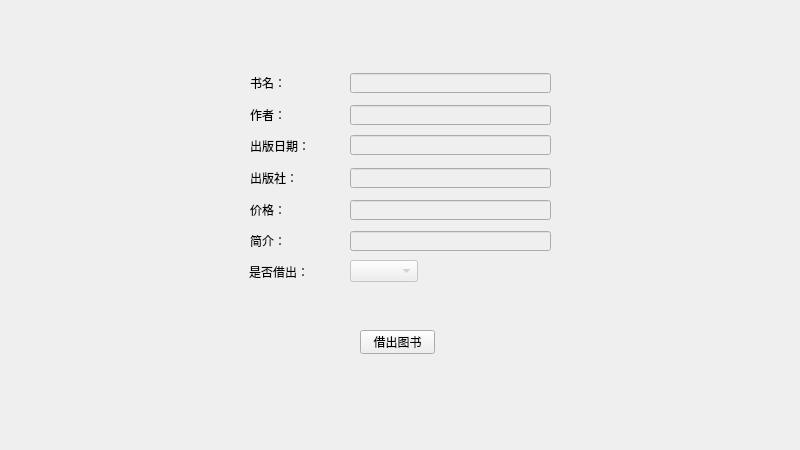
<?xml version="1.0" encoding="UTF-8"?>
<ui version="4.0">
 <class>Widget</class>
 <widget class="QWidget" name="Widget">
  <property name="geometry">
   <rect>
    <x>0</x>
    <y>0</y>
    <width>800</width>
    <height>450</height>
   </rect>
  </property>
  <property name="minimumSize">
   <size>
    <width>800</width>
    <height>450</height>
   </size>
  </property>
  <property name="maximumSize">
   <size>
    <width>800</width>
    <height>450</height>
   </size>
  </property>
  <property name="windowTitle">
   <string>Widget</string>
  </property>
  <widget class="QPushButton" name="pushButton_add">
   <property name="geometry">
    <rect>
     <x>360</x>
     <y>330</y>
     <width>75</width>
     <height>24</height>
    </rect>
   </property>
   <property name="text">
    <string>借出图书</string>
   </property>
  </widget>
  <widget class="QLineEdit" name="lineEdit_publish">
   <property name="enabled">
    <bool>false</bool>
   </property>
   <property name="geometry">
    <rect>
     <x>350</x>
     <y>168</y>
     <width>201</width>
     <height>20</height>
    </rect>
   </property>
   <property name="placeholderText">
    <string/>
   </property>
  </widget>
  <widget class="QLabel" name="label_10">
   <property name="geometry">
    <rect>
     <x>250</x>
     <y>231</y>
     <width>71</width>
     <height>20</height>
    </rect>
   </property>
   <property name="text">
    <string>简介：</string>
   </property>
  </widget>
  <widget class="QLabel" name="label_5">
   <property name="geometry">
    <rect>
     <x>250</x>
     <y>105</y>
     <width>71</width>
     <height>20</height>
    </rect>
   </property>
   <property name="text">
    <string>作者：</string>
   </property>
  </widget>
  <widget class="QLineEdit" name="lineEdit_name">
   <property name="enabled">
    <bool>false</bool>
   </property>
   <property name="geometry">
    <rect>
     <x>350</x>
     <y>73</y>
     <width>201</width>
     <height>20</height>
    </rect>
   </property>
   <property name="placeholderText">
    <string/>
   </property>
  </widget>
  <widget class="QLabel" name="label_7">
   <property name="geometry">
    <rect>
     <x>250</x>
     <y>136</y>
     <width>71</width>
     <height>20</height>
    </rect>
   </property>
   <property name="text">
    <string>出版日期：</string>
   </property>
  </widget>
  <widget class="QLineEdit" name="lineEdit_intro">
   <property name="enabled">
    <bool>false</bool>
   </property>
   <property name="geometry">
    <rect>
     <x>350</x>
     <y>231</y>
     <width>201</width>
     <height>20</height>
    </rect>
   </property>
   <property name="placeholderText">
    <string/>
   </property>
  </widget>
  <widget class="QLabel" name="label_8">
   <property name="geometry">
    <rect>
     <x>250</x>
     <y>168</y>
     <width>71</width>
     <height>20</height>
    </rect>
   </property>
   <property name="text">
    <string>出版社：</string>
   </property>
  </widget>
  <widget class="QLineEdit" name="lineEdit_date">
   <property name="enabled">
    <bool>false</bool>
   </property>
   <property name="geometry">
    <rect>
     <x>350</x>
     <y>135</y>
     <width>201</width>
     <height>20</height>
    </rect>
   </property>
   <property name="placeholderText">
    <string/>
   </property>
  </widget>
  <widget class="QLineEdit" name="lineEdit_author">
   <property name="enabled">
    <bool>false</bool>
   </property>
   <property name="geometry">
    <rect>
     <x>350</x>
     <y>105</y>
     <width>201</width>
     <height>20</height>
    </rect>
   </property>
   <property name="placeholderText">
    <string/>
   </property>
  </widget>
  <widget class="QLabel" name="label_4">
   <property name="geometry">
    <rect>
     <x>250</x>
     <y>73</y>
     <width>71</width>
     <height>20</height>
    </rect>
   </property>
   <property name="text">
    <string>书名：</string>
   </property>
  </widget>
  <widget class="QLabel" name="label_11">
   <property name="geometry">
    <rect>
     <x>249</x>
     <y>262</y>
     <width>71</width>
     <height>20</height>
    </rect>
   </property>
   <property name="text">
    <string>是否借出：</string>
   </property>
  </widget>
  <widget class="QLineEdit" name="lineEdit_price">
   <property name="enabled">
    <bool>false</bool>
   </property>
   <property name="geometry">
    <rect>
     <x>350</x>
     <y>200</y>
     <width>201</width>
     <height>20</height>
    </rect>
   </property>
   <property name="placeholderText">
    <string/>
   </property>
  </widget>
  <widget class="QComboBox" name="comboBox_borrowed">
   <property name="enabled">
    <bool>false</bool>
   </property>
   <property name="geometry">
    <rect>
     <x>350</x>
     <y>260</y>
     <width>68</width>
     <height>22</height>
    </rect>
   </property>
   <property name="currentIndex">
    <number>-1</number>
   </property>
   <item>
    <property name="text">
     <string>否</string>
    </property>
   </item>
   <item>
    <property name="text">
     <string>是</string>
    </property>
   </item>
  </widget>
  <widget class="QLabel" name="label_9">
   <property name="geometry">
    <rect>
     <x>250</x>
     <y>200</y>
     <width>71</width>
     <height>20</height>
    </rect>
   </property>
   <property name="text">
    <string>价格：</string>
   </property>
  </widget>
 </widget>
 <resources/>
 <connections/>
</ui>
